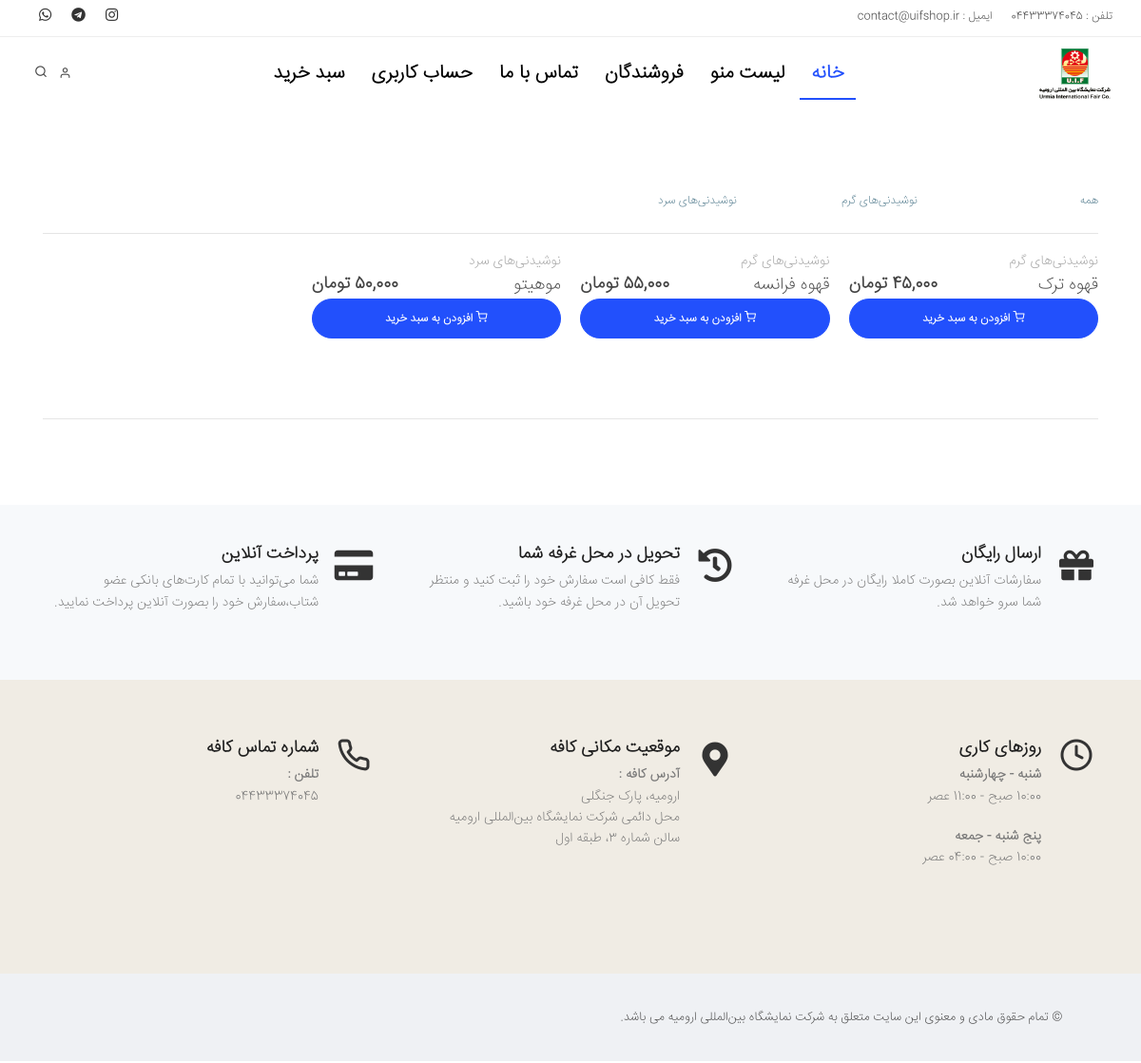
Screenshot of /products/ with the database file from the repository.
### shop/models.py (models this page shows, shortened)
class BaseModel(models.Model):
    user = models.ForeignKey(User, on_delete=models.SET_NULL, null=True, blank=True, verbose_name="کاربر")
    created_date = models.DateTimeField(verbose_name="تاریخ ایجاد", auto_now_add=True)
    modified_date = models.DateTimeField(verbose_name="تاریخ تغییرات", auto_now=True)
    class Meta:
        abstract = True

class CategoryModel(BaseModel):
    name = models.CharField(verbose_name="نام دسته‌بندی", max_length=100)
    cover = models.ImageField(verbose_name="تصویر کاور", upload_to=get_cover_path, null=True, blank=True)
    class Meta:
        verbose_name = "دسته‌بندی"
        verbose_name_plural = "دسته‌بندی‌ها"

class ProductModel(BaseModel):
    name = models.CharField(verbose_name="نام محصول", max_length=100)
    category = models.ForeignKey(CategoryModel, on_delete=models.SET_NULL, verbose_name="دسته‌بندی", null=True, blank=True)
    description = models.TextField(verbose_name="توضیحات", max_length=200, null=True, blank=True)
    cover = models.ImageField(verbose_name="تصویر کاور", upload_to=get_cover_path, null=True, blank=True)
    available = models.BooleanField(verbose_name="موجود در انبار", default=True)
    price = models.PositiveIntegerField(verbose_name="قیمت", default=0)
    class Meta:
        verbose_name = "محصول"
        verbose_name_plural = "محصولات"

### shop/views.py (the view)
# urls.py: path('products/', ProductsView.as_view(), name='products'),
class ProductsView(views.View):
    def get(self, request):
        products = ProductModel.objects.all()
        category = CategoryModel.objects.all()
        return render(request, "shop/products.html", {"products":products, "category":category})

### shop/context_processors.py (called while the page is built)
def menu(request):
    cart = request.session.get('cart', {})
    products = ProductModel.objects.filter(id__in=[int(id) for id in cart.keys()])
    c = {}
    total = 0
    for k,v in cart.items():
        product = products.get(id=int(k))
        total += product.price
        c[k] = {'product': product, 'count': v}
    return {"cart":c, "total":total}

### shop/templates/shop/products.html (shortened to what this page needs)
{% extends "base.html" %}
{% load humanize %}
{% block content %}
<section>
            <div class="container">
                <div class="row m-b-20">
                    <div class="col-lg-2">
                        <div class="order-select">
                            <h6><a href="{% url 'shop:products' %}">همه</a></h6>
                        </div>
                    </div>
                    {% for category in category %}
                    <div class="col-lg-2">
                        <div class="order-select">
                            <h6><a href="{% url 'shop:products_filter' cid=category.id %}">{{ category.name }}</a></h6>
                        </div>
                    </div>
                    {% endfor %}
                </div>
                <hr>
                <div class="shop">
                    <div class="grid-layout grid-4-columns" data-item="grid-item">
                    {% for products in products %}
                        <div class="grid-item">
                            <div class="product">
                                <div class="product-description">
                                    <div class="product-category">{{ products.category.name }}</div>
                                    <div class="product-title">
                                        <h3><a href="{% url "shop:productdetails" pid=products.id %}">{{ products.name }}</a></h3>
                                    </div>
                                    <div class="product-price"><ins>{{products.price|intcomma:False }} تومان</ins>
                                    </div>
                                    <div class="row">
                                        <div class="col-lg-12">
                                            <a class="btn btn-rounded btn-block" href="{% url "shop:cartadd" pid=products.id %}"><i class="icon-shopping-cart"></i> افزودن به سبد خرید</a>
                                        </div>
                                    </div>
                                </div>
                            </div>
                        </div>
                    {% endfor %}
                    </div>
                    <hr>
                </div>
            </div>
        </section>
        <section class="background-grey p-t-40 p-b-0">
            <div class="container">
                <div class="row">
                    <div class="col-lg-4">
                        <div class="icon-box effect small clean">
                            <div class="icon">
                                <a href="#"><i class="fa fa-gift"></i></a>
                            </div>
                            <h3>ارسال رایگان </h3>
                            <p>سفارشات آنلاین بصورت کاملا رایگان در محل غرفه شما سرو خواهد شد.</p>
                        </div>
                    </div>
                    <div class="col-lg-4">
                        <div class="icon-box effect small clean">
                            <div class="icon">
                                <a href="#"><i class="fa fa-history"></i></a>
                            </div>
                            <h3>تحویل در محل غرفه شما</h3>
                            <p>فقط کافی است سفارش خود را ثبت کنید و منتظر تحویل آن در محل غرفه خود باشید.</p>
                        </div>
                    </div>
                    <div class="col-lg-4">
                        <div class="icon-box effect small clean">
                            <div class="icon">
                                <a href="#"><i class="fa fa-credit-card"></i></a>
                            </div>
                            <h3>پرداخت آنلاین</h3>
                            <p>شما می‌توانید با تمام کارت‌های بانکی عضو شتاب،سفارش خود را بصورت آنلاین پرداخت نمایید.</p>
                        </div>
                    </div>
                </div>
            </div>
        </section>
{% endblock content %}

### static/css/rtl.css (style rules this page uses)
html { direction: rtl }
body { text-align: right; }
.icon-box.small:not(.center)>h3, .icon-box.small:not(.center)>h4 { margin: 0 60px 4px 12px; }
.icon-box.small:not(.center)>p { margin: 0 60px 20px 0; }
.btn { margin-left: 0px; margin-right: 0px; }
.product .product-price { text-align: left; float: left; }

### rows the page displays
CategoryModel: name "نوشیدنی‌های گرم"
CategoryModel: name "نوشیدنی‌های سرد"
ProductModel: category.name "نوشیدنی‌های گرم", name "قهوه ترک", price "45,000"
ProductModel: category.name "نوشیدنی‌های گرم", name "قهوه فرانسه", price "55,000"
ProductModel: category.name "نوشیدنی‌های سرد", name "موهیتو", price "50,000"
